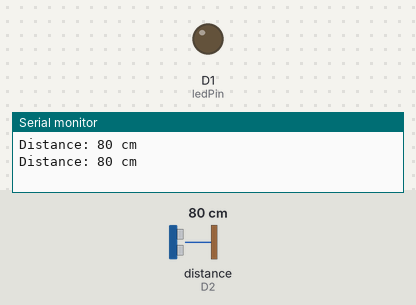
Bench run of a sketch on a simulated ESP8266 (NodeMCU). Parts: output pins drawn as LEDs (lit = HIGH), the last lines printed to the serial monitor. Wiring (inferred from the names in the program): ultrasonic range finder: trigger D4; echo D2. The inputs (shaded band) are chosen by the test bench; at power-on: distance to the obstacle (sensor on D2) 80 cm. The echo pulse lasts 58.3 µs per cm; pins used as bus, display or sensor lines are not drawn.

Above: at 1.8 s.
1.9 s: distance to the obstacle (sensor on D2) set to 21 cm
3.4 s: distance to the obstacle (sensor on D2) set to 18 cm
At 5.1 s:
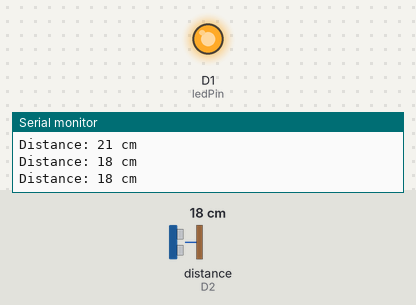
5.5 s: distance to the obstacle (sensor on D2) set to 35 cm
At 6.8 s:
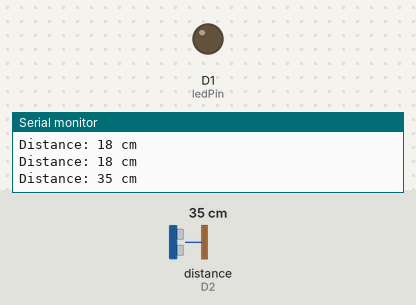
7.5 s: distance to the obstacle (sensor on D2) set to 2 cm
At 8.5 s:
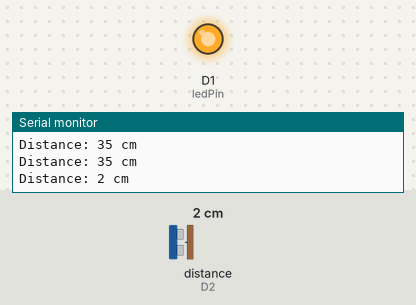
Timing chart, 0 to 10.5 s (numbered marks = the images above; inputs shaded):
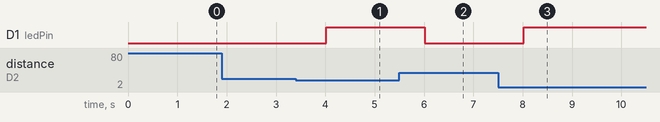

The sketch:

hrso4_with_led.ino
```cpp
#include<Wire.h>
#include<NewPing.h>
#define echoPin D2
#define trigPin D4
int const ledPin = D1;
long duration, distance;
NewPing sonar(trigPin,echoPin);
void setup() {
  Serial.begin(115200);
  pinMode(trigPin, OUTPUT);
  pinMode(echoPin, INPUT);
  pinMode(ledPin, OUTPUT);
}
void loop() {
  digitalWrite(trigPin, LOW);
  delayMicroseconds(2);
  digitalWrite(trigPin, HIGH);
  delayMicroseconds(10);
  digitalWrite(trigPin, LOW);

  duration = pulseIn(echoPin, HIGH);
  distance = duration / 58.2;
  String disp = String(distance);

  Serial.print("Distance: ");
  Serial.print(disp);
  Serial.println(" cm");
  if (distance > 0 && distance < 20){
    digitalWrite(ledPin, HIGH);
  }
  else{
    digitalWrite(ledPin,LOW);
  }
  delay(1000);
}
```

Measured:
- the behaviour switches between 20 and 19 cm on distance to the obstacle (sensor on D2) (found by bisection; images 0 and 1)
- after the input at 3.4 s, D1 (ledPin): LOW → HIGH after 0.62 s
- after the input at 5.5 s, D1 (ledPin): HIGH → LOW after 0.52 s
- after the input at 7.5 s, D1 (ledPin): LOW → HIGH after 0.52 s
